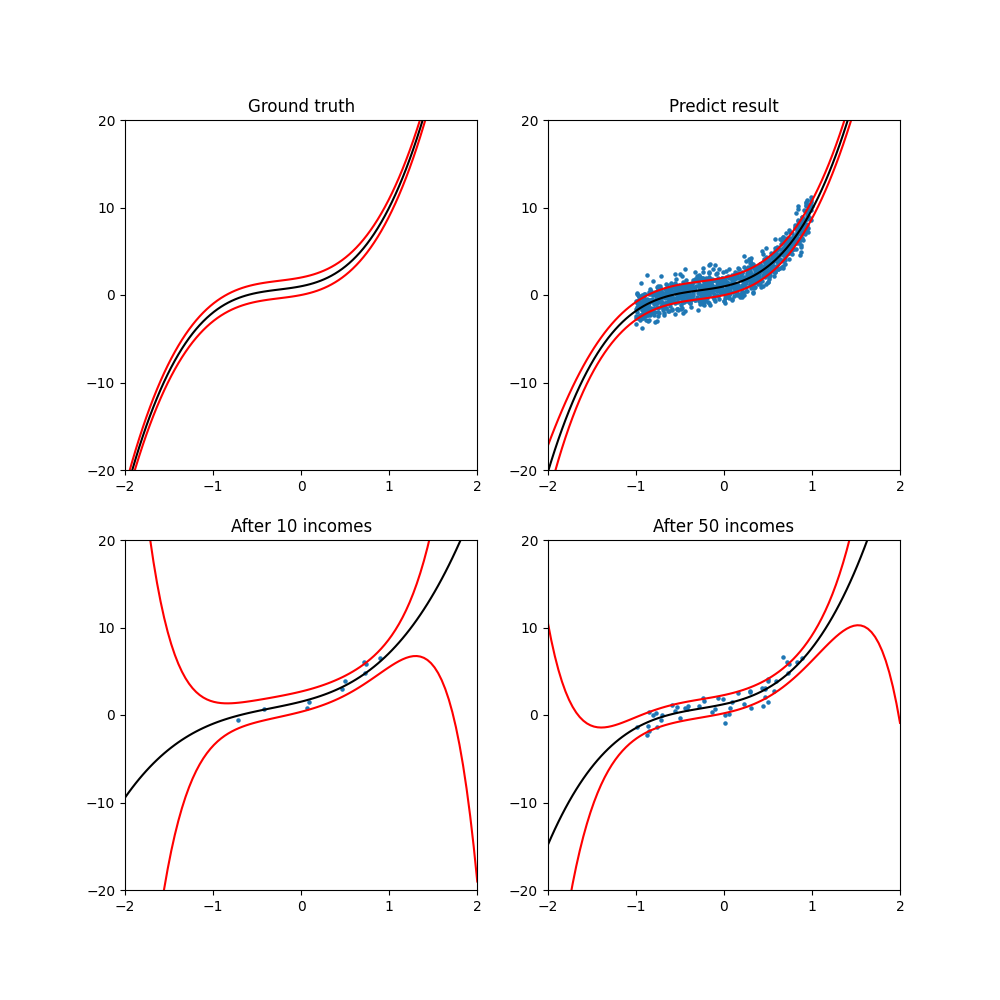

Here is the Python script that generated this plot:
from cv2 import mean
import copy
import matplotlib.pyplot as plt
import numpy as np
from random_data_generator import polynomial_basis_linear_model_data_generator


def phi(x, n):
    return np.array([[x ** i for i in range(n)]])

def print_mat(m):
    for r in range(m.shape[0]):
        print('    ', end='')
        for c in range(m.shape[1]):
            print(m[r][c], (',' if c < m.shape[1] - 1 else ''), end='   ')
        print()
    print()

def count_y_mean(phi_x, mean):
   return (phi_x @ mean)[0, 0]

def count_y_var(phi_x, a, cov):
   return (a + (phi_x @ cov) @ phi_x.T)[0, 0]

def plt_res(axes_id, title, x, y, a, n, mean, cov):
    x_data = np.linspace(-2, 2, 100)
    y_data_mean = [count_y_mean(phi(x, n), mean) for x in x_data]
    if title == 'Ground truth':
        y_data_pvar = [count_y_mean(phi(x, n), mean) + a for x in x_data]
        y_data_nvar = [count_y_mean(phi(x, n), mean) - a for x in x_data]
    else :
        y_data_pvar = [count_y_mean(phi(x, n), mean) + count_y_var(phi(x, n), a, cov) for x in x_data]
        y_data_nvar = [count_y_mean(phi(x, n), mean) - count_y_var(phi(x, n), a, cov) for x in x_data]

    plt.subplot(axes_id)
    plt.title(title)
    plt.xlim(-2.0, 2.0)
    plt.xticks(range(-2, 3, 1))
    plt.ylim(-20.0, 20.0)
    plt.yticks(range(-20, 30, 10))
    plt.plot(x_data, y_data_mean, 'k')
    plt.plot(x_data, y_data_pvar, 'r')
    plt.plot(x_data, y_data_nvar, 'r')
    if title != 'Ground truth':
        plt.scatter(x, y, s=5)

def main():
    args = input('[b, n, a, w] = ')
    l = list(map(float, args.split()))
    assert len(l) - 3 == l[1], 'n is not equal to len(w), n = {}, len(w) = {}'.format(n, len(w))
    b = l[0]
    n = int(l[1])
    a = l[2]
    w = l[3:]

    THRESHOLD = 1e-2
    ITER_MIN = 1e3

    lx, ly = [], []
    
    lmda = np.identity(n) / b
    cov = np.identity(n) / b
    mean = np.array([0] * n).reshape((n, 1))
    var_pred = 1e10
    cnt = 0
    while True:
        cnt += 1
        x, y = polynomial_basis_linear_model_data_generator(n, a, w)
        lx.append(x)
        ly.append(y)

        phi_x = phi(x, n)
        cov = np.linalg.inv(a * phi_x.T @ phi_x + lmda) # covariance = (a * X_t * X + lambda)^(-1)
        mean = cov @ (a * phi_x.T * y + lmda @ mean) # mean = covariance * (a * X_t * y + lambda * mean_pre)
        lmda = a * phi_x.T @ phi_x + lmda # lambda = a * X_t * X + lambda_pre

        var_prev = var_pred
        m_pred = count_y_mean(phi_x, mean)
        var_pred = count_y_var(phi_x, a, cov)
        if abs(var_pred - var_prev) < THRESHOLD and cnt > ITER_MIN:
            break
        
        print('------------------------------------------')
        print(f'Add data point ({x:>.5f}, {y:>.5f}):\n')
        print('Posterior mean:')
        print_mat(mean)
        print('Posterior variance:')
        print_mat(cov)
        print(f'Predictive distribution ~ N({m_pred:>.5f}, {var_pred:>.5f})\n')

        if cnt == 10:
            lx_10 = copy.copy(lx) 
            ly_10 = copy.copy(ly) 
            cov_10 = copy.copy(cov)
            mean_10 = copy.copy(mean)
        elif cnt == 50:
            lx_50 = copy.copy(lx) 
            ly_50 = copy.copy(ly) 
            cov_50 = copy.copy(cov)
            mean_50 = copy.copy(mean)


    w = np.array(w).reshape((n, 1))

    plt.figure(figsize=(10, 10))
    plt_res(221, 'Ground truth', None, None, a, n, w, None)
    plt_res(222, 'Predict result', lx, ly, a, n, mean, cov)
    plt_res(223, 'After 10 incomes', lx_10, ly_10, a, n, mean_10, cov_10)
    plt_res(224, 'After 50 incomes', lx_50, ly_50, a, n, mean_50, cov_50)
    plt.savefig('baysian_linear_regression.png')
    plt.show()


if __name__=='__main__':
    main()